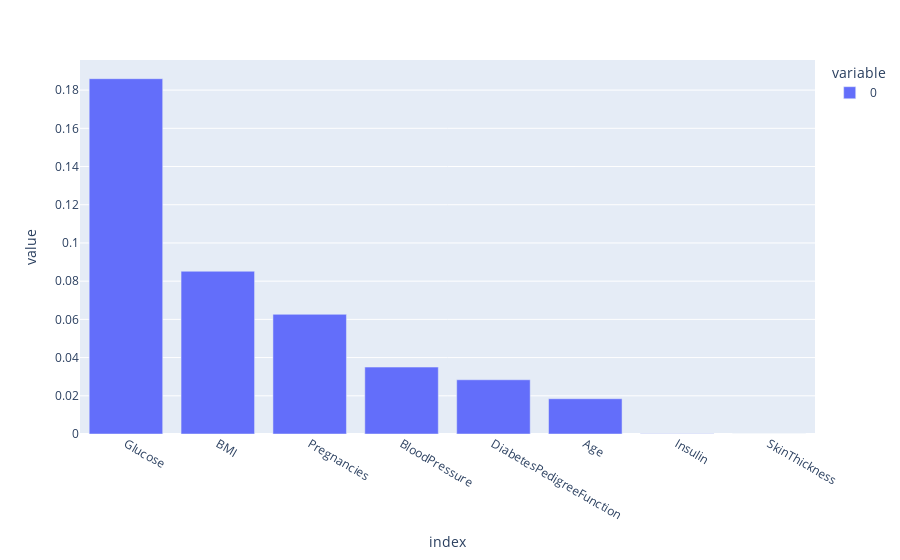

The notebook cell saved with this chart:
### Code cell
import plotly.express as px
import numpy as np
coef = pd.Series(np.abs(lasso.coef_), index=df.columns[:-1])
px.bar(coef.sort_values(ascending=False))

### Figure 1 — Plotly figure (JSON) as saved in the notebook; plotly's stock layout.template omitted (floating-point values rounded to 4 significant figures)
{"data": [{"alignmentgroup": "True", "hovertemplate": "variable=0<br>index=%{x}<br>value=%{y}<extra></extra>", "legendgroup": "0", "marker": {"color": "#636efa", "pattern": {"shape": ""}}, "name": "0", "offsetgroup": "0", "orientation": "v", "showlegend": true, "textposition": "auto", "type": "bar", "x": ["Glucose", "BMI", "Pregnancies", "BloodPressure", "DiabetesPedigreeFunction", "Age", "Insulin", "SkinThickness"], "xaxis": "x", "y": [0.186, 0.08518, 0.06263, 0.03503, 0.02838, 0.01846, 0.0001626, 0], "yaxis": "y"}], "layout": {"barmode": "relative", "legend": {"title": {"text": "variable"}, "tracegroupgap": 0}, "margin": {"t": 60}, "xaxis": {"anchor": "y", "domain": [0, 1], "title": {"text": "index"}}, "yaxis": {"anchor": "x", "domain": [0, 1], "title": {"text": "value"}}}}
